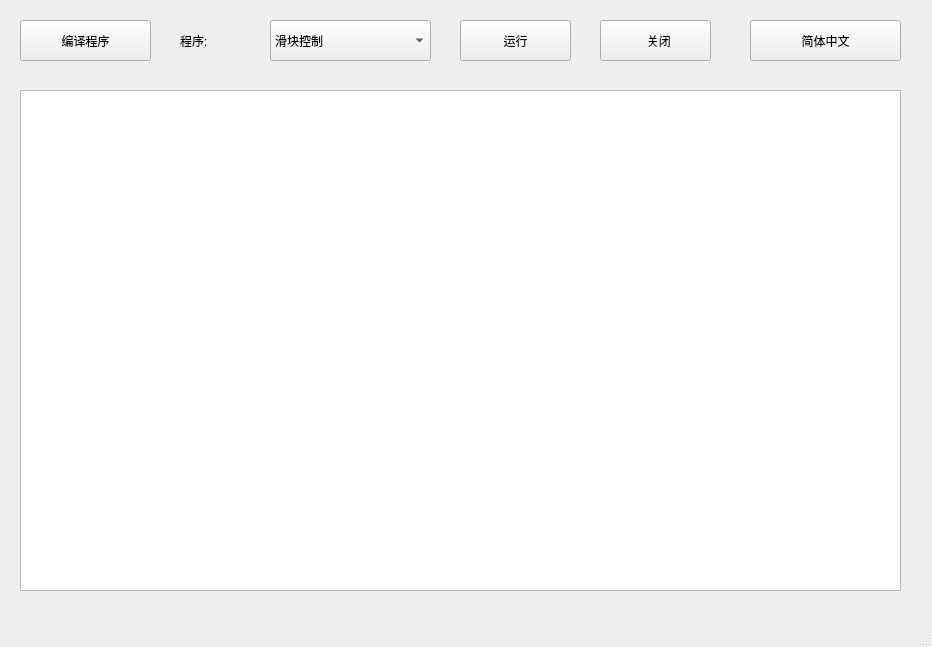
<?xml version="1.0" encoding="UTF-8"?>
<ui version="4.0">
 <class>MainWindow</class>
 <widget class="QMainWindow" name="MainWindow">
  <property name="geometry">
   <rect>
    <x>0</x>
    <y>0</y>
    <width>932</width>
    <height>647</height>
   </rect>
  </property>
  <property name="windowTitle">
   <string>MainWindow</string>
  </property>
  <widget class="QWidget" name="centralwidget">
   <widget class="QPushButton" name="compile_program">
    <property name="geometry">
     <rect>
      <x>20</x>
      <y>20</y>
      <width>131</width>
      <height>41</height>
     </rect>
    </property>
    <property name="text">
     <string>编译程序</string>
    </property>
   </widget>
   <widget class="QLabel" name="label">
    <property name="geometry">
     <rect>
      <x>180</x>
      <y>20</y>
      <width>81</width>
      <height>41</height>
     </rect>
    </property>
    <property name="text">
     <string>程序:</string>
    </property>
   </widget>
   <widget class="QComboBox" name="comboBox">
    <property name="geometry">
     <rect>
      <x>270</x>
      <y>20</y>
      <width>161</width>
      <height>41</height>
     </rect>
    </property>
    <item>
     <property name="text">
      <string>滑块控制</string>
     </property>
    </item>
    <item>
     <property name="text">
      <string>rviz2</string>
     </property>
    </item>
   </widget>
   <widget class="QPushButton" name="run_button">
    <property name="geometry">
     <rect>
      <x>460</x>
      <y>20</y>
      <width>111</width>
      <height>41</height>
     </rect>
    </property>
    <property name="text">
     <string>运行</string>
    </property>
   </widget>
   <widget class="QTextBrowser" name="textBrowser">
    <property name="geometry">
     <rect>
      <x>20</x>
      <y>90</y>
      <width>881</width>
      <height>501</height>
     </rect>
    </property>
   </widget>
   <widget class="QPushButton" name="close_button">
    <property name="geometry">
     <rect>
      <x>600</x>
      <y>20</y>
      <width>111</width>
      <height>41</height>
     </rect>
    </property>
    <property name="text">
     <string>  关闭</string>
    </property>
   </widget>
   <widget class="QPushButton" name="language_button">
    <property name="geometry">
     <rect>
      <x>750</x>
      <y>20</y>
      <width>151</width>
      <height>41</height>
     </rect>
    </property>
    <property name="text">
     <string>简体中文</string>
    </property>
   </widget>
  </widget>
  <widget class="QMenuBar" name="menubar">
   <property name="geometry">
    <rect>
     <x>0</x>
     <y>0</y>
     <width>932</width>
     <height>28</height>
    </rect>
   </property>
  </widget>
  <widget class="QStatusBar" name="statusbar"/>
 </widget>
 <resources/>
 <connections/>
</ui>
